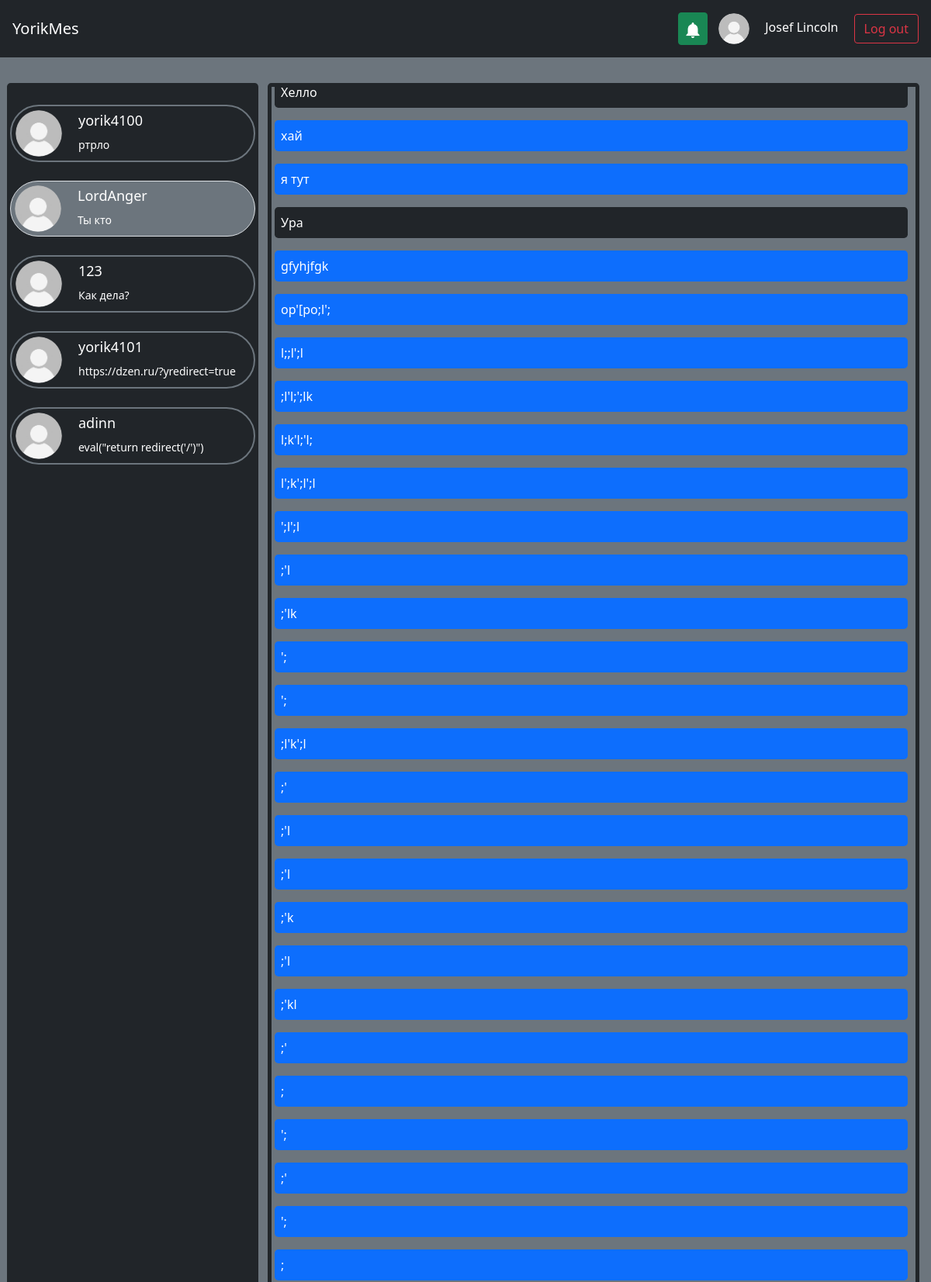
Page /chats/4 (signed in, upper part) on the committed database.
### db_scripts/data/users.py (models this page shows, shortened)
class User(SqlAlchemyBase, UserMixin, SerializerMixin):
    __tablename__ = 'users'
    id = sqlalchemy.Column(sqlalchemy.Integer,
                           primary_key=True, autoincrement=True)
    email = sqlalchemy.Column(sqlalchemy.String,
                              index=True, unique=True, nullable=True)
    nickname = sqlalchemy.Column(sqlalchemy.String, nullable=True)
    surname = sqlalchemy.Column(sqlalchemy.String, nullable=True)
    name = sqlalchemy.Column(sqlalchemy.String, nullable=True)
    age = sqlalchemy.Column(sqlalchemy.Integer, nullable=True)
    hashed_password = sqlalchemy.Column(sqlalchemy.String, nullable=True)
    modified_date = sqlalchemy.Column(sqlalchemy.DateTime,
                                      default=datetime.datetime.now)
    contacts = orm.relationship("Chat", back_populates='user')
    avatar = orm.relationship("Avatar", back_populates='user')

### db_scripts/data/messages.py (models this page shows)
class Message(SqlAlchemyBase, SerializerMixin):
    __tablename__ = 'messages'
    id = sqlalchemy.Column(sqlalchemy.Integer,
                           primary_key=True, autoincrement=True)
    chat_id = sqlalchemy.Column(sqlalchemy.Integer, sqlalchemy.ForeignKey("chats.id"))
    text = sqlalchemy.Column(sqlalchemy.String, nullable=False)
    date_time = sqlalchemy.Column(sqlalchemy.DateTime, default=datetime.datetime.now())
    chat = orm.relationship('Chat')

### main.py (the view, shortened to what this page needs)
@app.route("/chats/<int:id_>", methods=['GET', 'POST'])
def chat_by_id(id_: int):
    visible_notif = all((request.args.get("visible_notif", type=bool, default=False), current_user.is_authenticated))
    db_sess = db_session.create_session()
    if current_user.is_authenticated:
        if db_sess.query(Chat).get(id_).user_id != current_user.id:
            return redirect("/")
        contacts = list(map(lambda x: ContactCard(x),
                            db_sess.query(Chat).filter(Chat.user_id == current_user.id).all()))
        chat = db_sess.query(Chat).get(id_)
        forward = chat.messages if chat else []
        reverse = db_sess.query(Chat).filter(Chat.user_id == chat.contact,
                                             Chat.contact == chat.user_id).first()
        reverse = reverse.messages if reverse else []
        messages = list(sorted(forward + reverse, key=lambda x: x.date_time))
        notifications = list(map(lambda x: NoticeCard(x),
                                 db_sess.query(Notification).filter(Notification.user_id == current_user.id).all()))
        form = SendMessageForm()
        return render_template('chat.html', id=id_, title="Chats",
                               contacts=contacts, messages=messages, notifications=notifications, chat_id=id_,
                               user_id=current_user.id, form=form, notifications_default_visible=visible_notif)
    else:
        contacts = []
        notifications = []
    return render_template("index.html", title="Chats", contacts=contacts, notifications=notifications)

### db_scripts/db_session.py (called while the page is built)
def create_session() -> Session:
    global __factory
    return __factory()

### main.py (called while the page is built)
def render_template(*args, **kwargs):
    db_sess = db_session.create_session()
    if current_user.is_authenticated:
        avatar = db_sess.query(Avatar).filter(Avatar.user_id == current_user.id).first()
    else:
        avatar = None
    return flask.render_template(*args, **kwargs, avatar=avatar.id if avatar else None)

@login_manager.user_loader
def load_user(user_id):
    db_sess = db_session.create_session()
    return db_sess.query(User).get(user_id)

### templates/chat.html (shortened to what this page needs)
{% extends "index.html" %}
{% block chat %}
    {% for mess in messages %}
        {% if mess.chat.user_id == user_id %}
            <p class="bg-primary p-2 rounded-3" style="max-width: 68vw; word-break: break-word;
                   white-space: pre-wrap;
                   -moz-white-space: pre-wrap;">{{ mess.text }}</p>
        {% else %}
            <p class="bg-dark p-2 rounded-3" style="max-width: 68vw; word-break: break-word;
                   white-space: pre-wrap;
                   -moz-white-space: pre-wrap;">{{ mess.text }}</p>
        {% endif %}
    {% endfor %}
{% endblock %}

### templates/index.html (shortened to what this page needs)
{% extends "base.html" %}
{% block content %}
    {% if current_user.is_authenticated %}
        <div><table><tr>
            <td>
                <div class="scroll rounded-3">
                    {% for user in contacts %}
                        <a class="p-2 text-white" style="text-decoration: none;" href="/chats/{{ user.id }}">
                            {% if user.id == id %}
                            <div class="border p-1 bg-secondary rounded-pill">
                            {% else %}
                            <div class="border p-1 border-secondary border-2 rounded-pill">
                            {% endif %}
                                <table>
                                    <tr>
                                        <td rowspan="2">
                                            <img src="{{ url_for('static', filename='img/user-profile-icon.png'
                                                 if not user.avatar else 'img/avatars/#' + user.avatar|string + '.png') }}"
                                                 width="60" height="60" alt="" class="rounded rounded-circle">
                                        </td>
                                        <td>
                                            <span class="p-1" style="margin-left: 15px; font-size: 18px;">{{ user.showed_name }}</span>
                                        </td>
                                    </tr>
                                    <tr>
                                        <td>
                                            <div class="p-1" style="margin-left: 15px; font-size: 14px;"
                                                  id="last_mess">{{ user.last_message }}</div>
                                        </td>
                                    </tr>
                                </table>
                            </div>
                        </a>
                    {% endfor %}
                </div>
            </td>
            <td>
                <div class="messages rounded-3 border border-dark border-5 bg-secondary" style="margin-left: 10px" id="autoscroll">
                    {% block chat %}Please, select a chat{% endblock %}
                </div>
            </td>
        </tr>
        </table></div><br>
    {% endif %}
{% endblock %}

### templates/base.html (shortened to what this page needs)
<!DOCTYPE html>
<html lang="en">
    <head>
        <link rel="stylesheet"
            href="https://cdn.jsdelivr.net/npm/bootstrap@5.0.0-beta1/dist/css/bootstrap.min.css"
>
    </head>
    <nav class="navbar navbar-dark bg-dark p-3">
        <a class="navbar-brand" href="/">YorikMes</a>
        {% if current_user.is_authenticated %}
            <div class="">
                <button class="btn btn-success opener p-2" type="button" aria-controls="modal-example" onclick="window['modal-example'].showModal()" style="margin-right: 10px;">
                    <img src="{{ url_for('static', filename='img/notification-bell.png') }}" width="20" height="20" alt="">
                </button>
                <a href="/profile" style="text-decoration: none;">
                    <img src="{{ url_for('static', filename='img/user-profile-icon.png'
                    if not avatar else 'img/avatars/#' + avatar|string + '.png') }}" width="40" height="40" alt="" class="rounded rounded-circle">
                    <span class="text-white p-3" id="name_label">{% if current_user.surname %}{{ current_user.surname }}{% endif %} {{ current_user.name }}</span>
                </a>
                <a class="btn btn-outline-danger" href="/logout">Log out</a>
            </div>
        {% else %}
            <div class="">
                <a class="btn btn-outline-success" href="/login">Log in</a>
                <a class="btn btn-primary" href="/register">Register</a>
            </div>
        {% endif %}
    </nav>
    <body class="bg-secondary">
        <main role="main" class="p-2 text-white">
            <br>
            <div>{% block content %}{% endblock %}</div>
        </main>
    </body>
</html>

### templates/index.html (style rules this page uses)
div.scroll { margin:4px, 4px; padding:4px; background-color: #212529; width: 27vw; height: 70vh; overflow-x: hidden; overflow-y: auto; text-align:justify; }
div.messages { margin:4px, 4px; padding:4px; width: 70vw; height: 70vh; overflow-x: hidden; overflow-y: auto; text-align:justify; }
#last_mess { white-space: nowrap; width: 20vw; overflow: hidden; text-overflow: ellipsis; }

### templates/base.html (style rules this page uses)
#name_label { white-space: nowrap; width: 300px; overflow: hidden; text-overflow: ellipsis; }

### rows in the picture
User: surname "Josef", name "Lincoln"
User: showed_name "yorik4100"
Message: last_message "ртрло"
User: showed_name "LordAnger"
Message: last_message "Ты кто"
User: showed_name "123"
Message: last_message "Как дела?"
User: showed_name "yorik4101"
Message: last_message "https://dzen.ru/?yredirect=true"
User: showed_name "adinn"
Message: last_message "eval(\"return redirect('/')\")"
Message: text "Хелло"
Message: text "хай"
Message: text "я тут"
Message: text "Ура"
Message: text "gfyhjfgk"
Message: text "op'[po;l';"
Message: text "l;;l';l"
Message: text ";l'l;';lk"
Message: text "l;k'l;'l;"
Message: text "l';k';l';l"
Message: text "';l';l"
Message: text ";'l"
Message: text ";'lk"
Message: text "';"
Message: text "';"
Message: text ";l'k';l"
Message: text ";'"
Message: text ";'l"
Message: text ";'l"
Message: text ";'k"
Message: text ";'l"
Message: text ";'kl"
Message: text ";'"
Message: text ";"
Message: text "';"
Message: text ";'"
Message: text "';"
Message: text ";"
